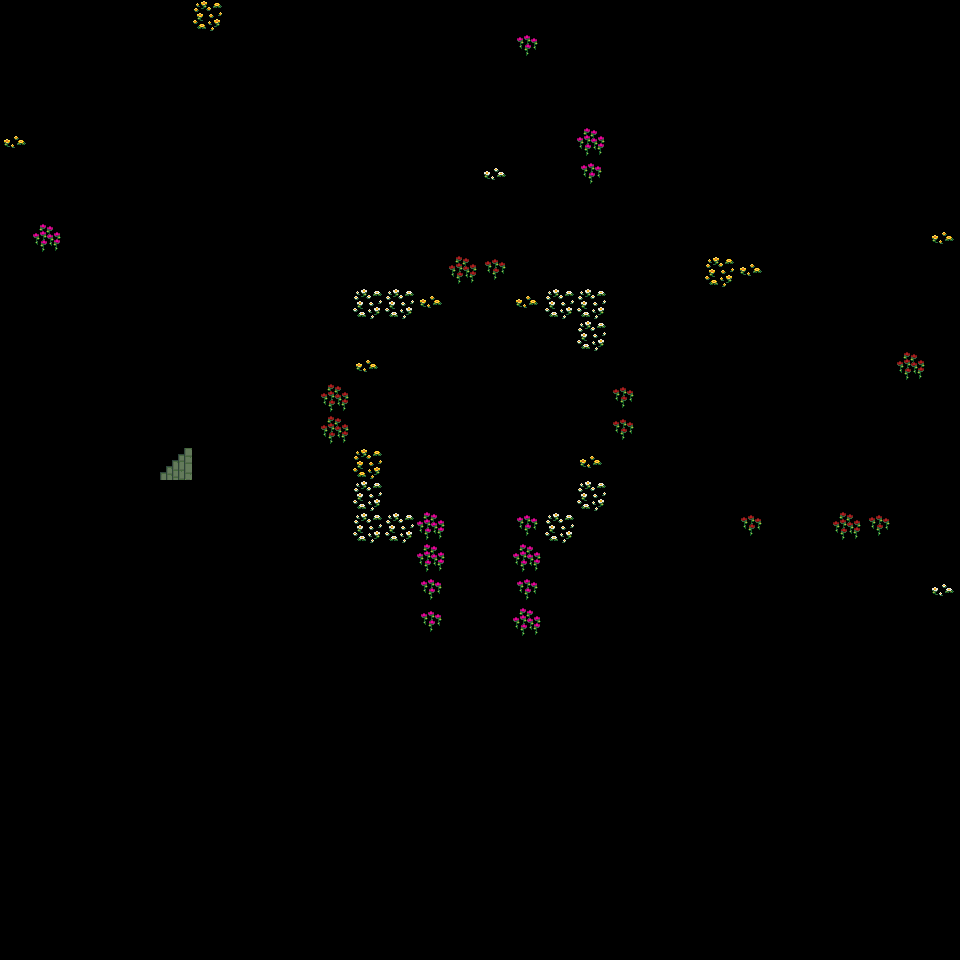

Rendered tile map (Tiled .tmx) drawn with the repository's tilesets; below, a short description and the map source with its tile grids summarised:
An orthogonal 30x30 tile map with 32x32 px tiles, 1 tile layer (passableOver), 4 hidden layers not drawn.

<map version="1.5" tiledversion="1.7.1" orientation="orthogonal" renderorder="right-down" width="30" height="30" tilewidth="32" tileheight="32" infinite="0" nextlayerid="7" nextobjectid="1">
 <tileset firstgid="1" name="texture" tilewidth="32" tileheight="32" tilecount="667" columns="23">
  <image source="texture.png" width="736" height="928" />
 </tileset>
 <layer id="1" name="floor" width="30" height="30" visible="0" locked="1">
  <data>[900 cells, 751 non-empty, 46 distinct tile ids]</data>
 </layer>
 <layer id="6" name="passableOver" width="30" height="30">
  <data>[900 cells, 45 non-empty, 9 distinct tile ids]</data>
 </layer>
 <layer id="5" name="solid" width="30" height="30" visible="0" locked="1">
   <data>[900 cells, 239 non-empty, 73 distinct tile ids]</data>
  </layer>
 <layer id="2" name="water animation" width="30" height="30" visible="0" locked="1">
  <data>[900 cells, 223 non-empty, 24 distinct tile ids]</data>
 </layer>
 <layer id="4" name="passableUnder" width="30" height="30" visible="0">
  <data>[900 cells, 40 non-empty, 21 distinct tile ids]</data>
 </layer>
</map>